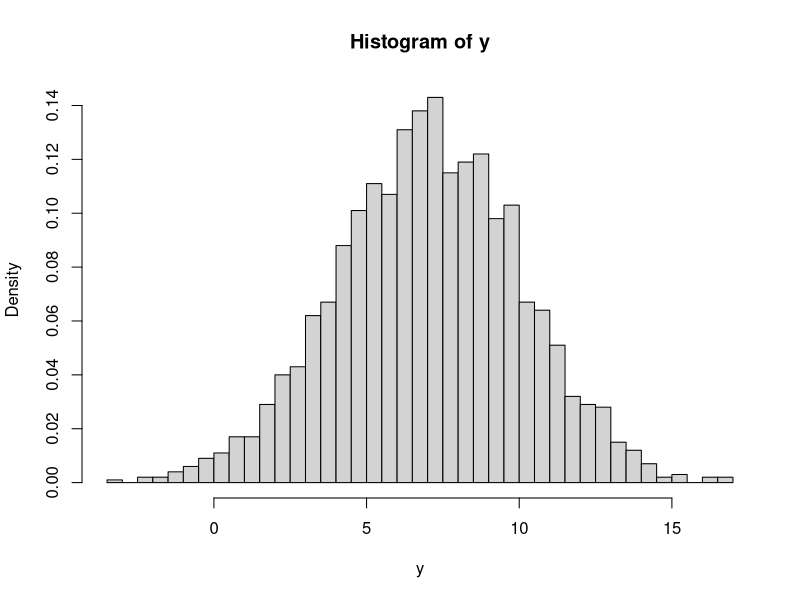
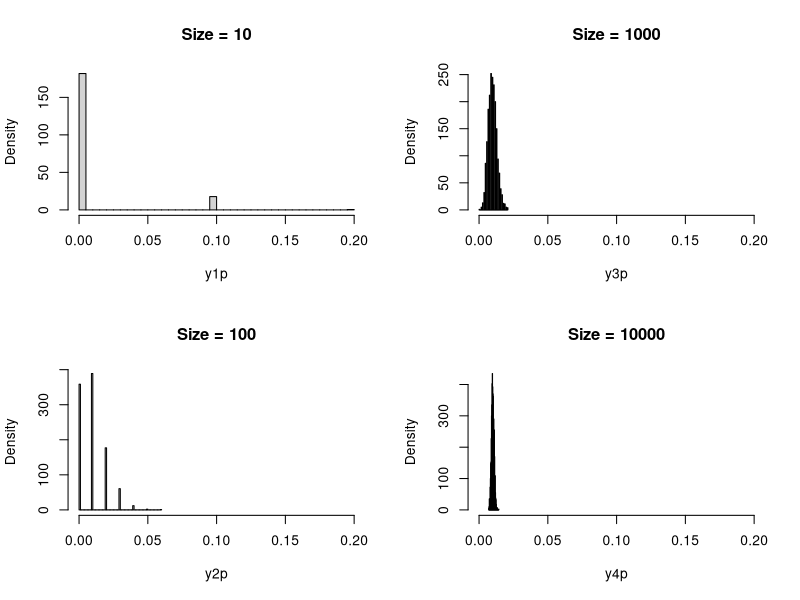
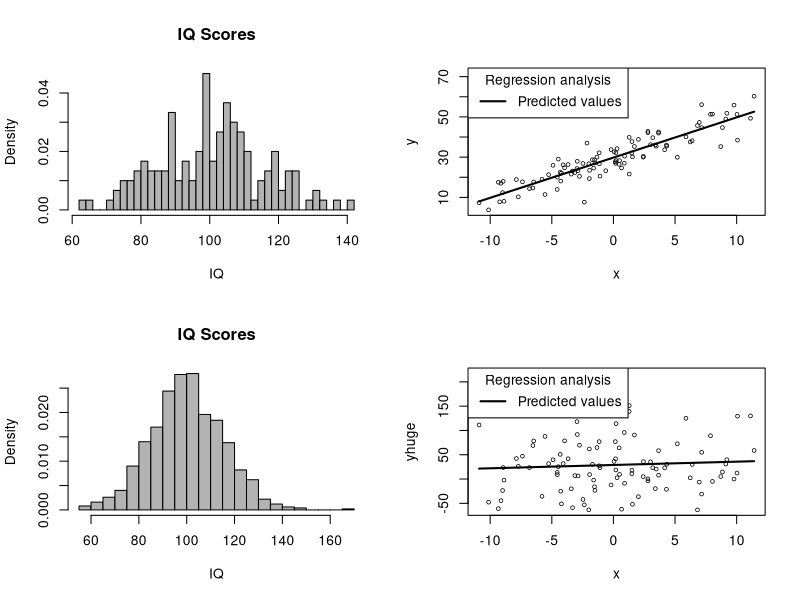
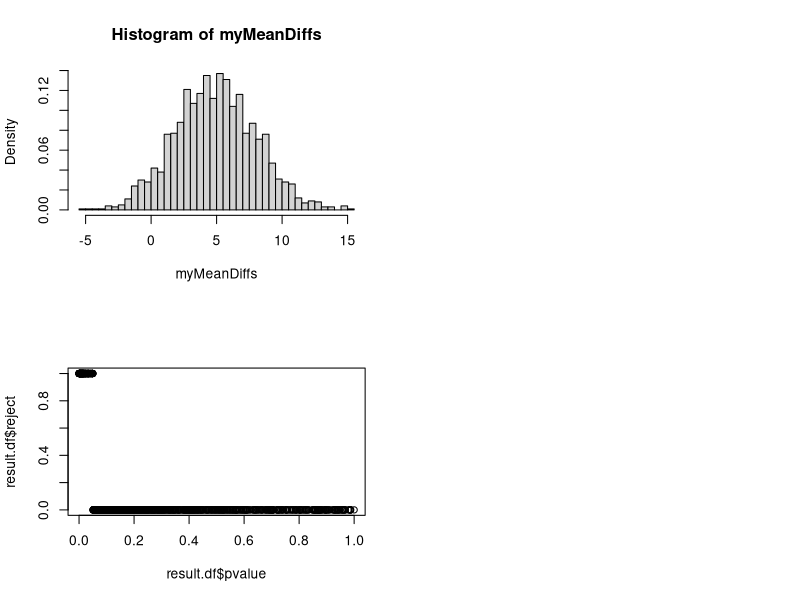

Reproduce these figures in R, in order.
### R code from vignette source 'summeR-5-1-montecarlo-uniquebackupstring.Rnw'
### Encoding: UTF-8

###################################################
### code chunk number 1: tmpout
###################################################
tdir <- "tmpout"
if(!dir.exists(tdir)) dir.create(tdir, showWarnings=FALSE)


###################################################
### code chunk number 2: Roptions
###################################################
opts.orig <- options()
options(width=100, prompt="> ")
options(useFancyQuotes = FALSE)
set.seed(12345)
par.orig <- par(no.readonly = TRUE) 
pjmar <- c(4.1, 4.1, 1.5, 2.1)
options(SweaveHooks=list(fig=function() par(mar=pjmar, ps=12, xpd=F)))
pdf.options(onefile=F,family="Times",pointsize=12)
if(!file.exists("theme")) file.symlink("../../../../template/theme", "theme")


###################################################
### code chunk number 3: summeR-5-1-montecarlo-uniquebackupstring.Rnw:378-379 (eval = FALSE)
###################################################
## ?rnorm


###################################################
### code chunk number 4: eval
###################################################
m <- 7
s <- 3
N <- 2000
y <- rnorm(N, m = m, s = s)
hist(y, breaks = 50, prob = TRUE)
range(y)
str(y)


###################################################
### code chunk number 5: helptrt (eval = FALSE)
###################################################
## ?rt


###################################################
### code chunk number 6: helprchisq (eval = FALSE)
###################################################
## ?rchisq


###################################################
### code chunk number 7: helprpois (eval = FALSE)
###################################################
## ?rpois


###################################################
### code chunk number 8: helprunif (eval = FALSE)
###################################################
## ?runif


###################################################
### code chunk number 9: helprgamma (eval = FALSE)
###################################################
## ?rgamma


###################################################
### code chunk number 10: helprbeta (eval = FALSE)
###################################################
## ?rbeta


###################################################
### code chunk number 11: helprcauchy (eval = FALSE)
###################################################
## ?rcauchy


###################################################
### code chunk number 12: helprlogis (eval = FALSE)
###################################################
## ?rlogis


###################################################
### code chunk number 13: helprweibull (eval = FALSE)
###################################################
## ?rweibull


###################################################
### code chunk number 14: helpbinom (eval = FALSE)
###################################################
## ?rbinom


###################################################
### code chunk number 15: helprnbinom (eval = FALSE)
###################################################
## ?rnbinom


###################################################
### code chunk number 16: rbinom100
###################################################
size <- 10
prob <- 0.5
N <- 100
y <- rbinom(n = 100, size = size, prob = prob)
y


###################################################
### code chunk number 17: rbinom200
###################################################
table(y)


###################################################
### code chunk number 18: rbinom210
###################################################
set.seed(234234)
y1 <- rbinom(n = 100, size = size, prob = prob)
head(y1)


###################################################
### code chunk number 19: rbinom220
###################################################
set.seed(234234)
y2 <- rbinom(n = 100, size = size, prob = prob)
head(y2)


###################################################
### code chunk number 20: rbinom230
###################################################
N <- 1000
size <- 1
prob <- 0.4
y1 <- rbinom(N, size, prob)
head(y1)
## The total number of 1's is
sum(y1)


###################################################
### code chunk number 21: rbinom240
###################################################
N <- 1
size <- 1000
y2 <- rbinom(N, size, prob)
y2


###################################################
### code chunk number 22: rbinom270
###################################################
 rbinom(1, size = 10, prob = .01)


###################################################
### code chunk number 23: rbinom280
###################################################
rbinom(1, size = 100, prob = .01)


###################################################
### code chunk number 24: rbinom290
###################################################
rbinom(1, size = 1000, prob = .01)


###################################################
### code chunk number 25: rbinom300
###################################################
N <- 2000
size1 <- 10
size2 <- 100
size3 <- 1000
size4 <- 10000
ohone <- 0.01 ## a joke!
y1 <- rbinom(N, size1, prob = ohone)
y2 <- rbinom(N, size2, prob = ohone)
y3 <- rbinom(N, size3, prob = ohone)
y4 <- rbinom(N, size4, prob = ohone)


###################################################
### code chunk number 26: rbinom310
###################################################
## Convert to proportions
y1p <- y1/size1
head(y1p)
y2p <- y2/size2
head(y2p)
y3p <- y3/size3
head(y3p)
y4p <- y4/size4
head(y4p)


###################################################
### code chunk number 27: rbinom320
###################################################
y1p.range <- range(y1p)
par(mfcol = c(2,2))
hist(y1p, prob = TRUE, xlim = y1p.range, breaks=50, main = paste("Size =", size1))
hist(y2p, prob = TRUE, xlim = y1p.range, breaks=50, main = paste("Size =", size2))
hist(y3p, prob = TRUE, xlim = y1p.range, breaks=50, main = paste("Size =", size3))
hist(y4p, prob = TRUE, xlim = y1p.range, breaks=50, main = paste("Size =", size4))


###################################################
### code chunk number 28: rbinom340
###################################################
N <- 2000
size <- c(10, 100, 1000, 10000)
ohone <- 0.01 ## a joke!
for(j in seq_along(size)){
	y <- rbinom(N, size[j], prob = ohone)
    yname <- paste0("y", j)
    assign(yname, y)
}


###################################################
### code chunk number 29: norm50
###################################################
sigma <- 3
mu <- 0
error <- rnorm(100, m = mu, s = sigma)


###################################################
### code chunk number 30: norm60
###################################################
head(error)
mean(error)


###################################################
### code chunk number 31: norm80
###################################################
y <- rnorm(10)
head(y)


###################################################
### code chunk number 32: norm90
###################################################
y <- rnorm(10, m = 100, s = 15)
head(y)


###################################################
### code chunk number 33: norm100
###################################################
mu <- 100
sigma <- 15
N <- 150
x <- rnorm(N, mean = mu, sd = sigma)
hist(x, prob = TRUE, main = "IQ Scores", xlab = "IQ", col = "grey70", breaks = 30)


###################################################
### code chunk number 34: norm110
###################################################
## Using x again, sample of N
mu
mean(x)


###################################################
### code chunk number 35: norm120
###################################################
sigma
sd(x)


###################################################
### code chunk number 36: norm105
###################################################
x.1000 <- rnorm(1000, mean = mu, sd = sigma)
hist(x.1000, prob = TRUE, main = "IQ Scores", xlab = "IQ", col = "grey70", breaks = 30)


###################################################
### code chunk number 37: norm130
###################################################
sigma <- 15
N <- 150
stderr.theoretical <- sigma / sqrt(N)
stderr.theoretical


###################################################
### code chunk number 38: norm140
###################################################
getSampleMean <- function(rep, N, M, SD){ 
    ## rep is an unused parameter, a place-holder
    x <- rnorm(N, mean = M, sd = SD)
    mean(x)
}


###################################################
### code chunk number 39: norm150
###################################################
# Recall
N
mu
sigma
getSampleMean(1, N, mu, sigma)


###################################################
### code chunk number 40: summeR-5-1-montecarlo-uniquebackupstring.Rnw:942-944
###################################################
set.seed(123)
muhat <- vapply(1:10000, getSampleMean, N = 150, M = mu, SD = sigma, numeric(1))


###################################################
### code chunk number 41: summeR-5-1-montecarlo-uniquebackupstring.Rnw:949-950
###################################################
head(muhat)


###################################################
### code chunk number 42: summeR-5-1-montecarlo-uniquebackupstring.Rnw:954-958
###################################################
muhatmean <- mean(muhat)
muhatmean
mu
mu - muhatmean


###################################################
### code chunk number 43: summeR-5-1-montecarlo-uniquebackupstring.Rnw:964-967
###################################################
muhatsd <- sd(muhat)
stderr.theoretical
muhatsd - stderr.theoretical


###################################################
### code chunk number 44: summeR-5-1-montecarlo-uniquebackupstring.Rnw:988-994
###################################################
getEstimates <- function(rep, N, M, SD) {
    x <- rnorm(N, mean = M, sd = SD)
    x <- ifelse(x > 100, 100, x)
    c(rep = rep, mean = mean(x), sd = sd(x), sterr = sd(x)/sqrt(N))
}
set.seed(123)


###################################################
### code chunk number 45: summeR-5-1-montecarlo-uniquebackupstring.Rnw:1000-1005
###################################################
## Recall
mu
sigma
trunc.hat <- vapply(1L:10000L, getEstimates, N = 150, M = mu, SD = sigma, numeric(4))
trunc.hat[ , 1:3]


###################################################
### code chunk number 46: summeR-5-1-montecarlo-uniquebackupstring.Rnw:1011-1019
###################################################
(trunc.mean <- mean(trunc.hat[2, ]))
## Empirical standard error of the mean is:
(trunc.mean.sd <- sd(trunc.hat[2, ]))
## Mean of within sample estimates of stardard error:
(trunc.se.mean <- mean(trunc.hat[4, ]))
## Theory-based std.err based using parameters (ignoring trunctation)
stderr.theory <- sigma/sqrt(N)
stderr.theory


###################################################
### code chunk number 47: reg100
###################################################
## Generate 100 cases
N <- 100
## X is normally distributed with a mean of 0 and a sd of 10
## Y = b0 + b1*X + e
b0 <- 30
b1 <- 2
e.sigma <- 5
x.mu <- 0
x.sigma <- 5
## e = N(0, e.sigma^2)
error <- rnorm(N, 0, e.sigma)
x <- rnorm(N, x.mu, x.sigma)
dtest <- data.frame(x = x,
                    y = b0 + b1 * x + error,
                    ynoe = b0 + b1 * x)
head(dtest)


###################################################
### code chunk number 48: reg110
###################################################
m1 <- lm(y ~ x, data = dtest)
m1.summary <- summary(m1) ## Save summary in object for later
m1.summary


###################################################
### code chunk number 49: reg120
###################################################
rockchalk::plotSlopes(m1, plotx = "x")


###################################################
### code chunk number 50: reg130
###################################################
names(m1)
coef(m1) ## just the betas
names(m1.summary)
coef(m1.summary) ## Parameter table


###################################################
### code chunk number 51: reg300
###################################################
ehuge <- rnorm(NROW(dtest), 0, 50)
dtest$yhuge <- b0 + b1 * dtest$x + ehuge
m3 <- lm(yhuge ~ x, dtest)
summary(m3)


###################################################
### code chunk number 52: reg310
###################################################
rockchalk::plotSlopes(m3, plotx = "x")


###################################################
### code chunk number 53: reg200
###################################################
m2 <- lm(ynoe ~ x, data = dtest)
summary(m2)
## Generates a warning
## Warning message: In summary.lm(m2) : essentially perfect fit: summary may be ## unreliable


###################################################
### code chunk number 54: first100
###################################################
## Two groups, first = 0 or 1
set.seed(123)
firstprop <- 0.4
dat <- data.frame(first = rbinom(n = 100, size = 1, prob = firstprop))
## We have just assigned rows of data into groups labeled 1 and 0
head(dat)
## Now we sample IQ scores, taking group membership into account.
## Here we use vectorized inputs to the data generator
dat$IQ <- rnorm(NROW(dat), m = 98 + 5 * dat$first, sd = 15)

## round to nearest whole number, since that is how IQ scores are
## reported
dat$IQ <- round(dat$IQ)
head(dat, 10)


###################################################
### code chunk number 55: first110
###################################################
## Do the sample statistics match the data generator (population) parameters?
## Several convenient ways to retrieve the answers
m1 <- lm(IQ ~ first, data = dat)
summary(m1)

## Or

t.test(IQ ~ first, data = dat)

## Or
aggregate(IQ ~ first, data = dat,
          FUN = function(x) c(M = mean(x), SD = sd(x)))
## I'm sure we could find a more tedious way to get group differences, but this is near the maximum
diff(aggregate(IQ ~ first, data = dat, mean)$IQ)


###################################################
### code chunk number 56: first120
###################################################
##' Create one data set for the first born question
##'
##' This uses a vectorized call to rnorm
##' @param rep Integer to name repetition
##' @param N Sample Size
##' @param M1 Mean of first born group
##' @param M0 Mean of non-first born group
##' @param SD1 Standard Deviation of first born
##' @param SD0 Standard Deviation of non-first born
##' @return A data frame
##' @author Paul Johnson
## define a data-generator function for one replication
getData <- function(rep, N, M1, M0, SD1, SD0) {
    dat <- data.frame(first = rbinom(n = N, size = 1, prob = .4))
    dat$rep <- rep
    dat$IQ <- rnorm(N, m = M0 + dat$first * (M1 - M0), 
                       s = SD0 + dat$first * (SD1 - SD0))
    dat$IQ <- round(dat$IQ)
    dat
}


###################################################
### code chunk number 57: first130
###################################################
##' Calculate difference between groups
##'
##' This setup is lazy because it assumes the names
##' of the variables are simply "first" and "IQ". 
##' I'd never do this in a real project.
##' @param dframe a data frame with input data
##' @return A floating point number for the difference
getDiff <- function(dframe){
    diff(aggregate(IQ ~ first, data = dframe, mean)$IQ)
}


###################################################
### code chunk number 58: first140
###################################################
## try it on one replication first
dat1 <- getData(1, N = 100, M1 = 103, M0 = 98, SD1 = 15, SD0 = 15)
getDiff(dat1)
##
## Combine into 1 step if we don't want to save the data
getDiff(getData(1, N = 100, M1 = 103, M0 = 98, SD1 = 15, SD0 = 15))



###################################################
### code chunk number 59: first150
###################################################

## Make a wrapper function
oneSim <- function(rep, N = 100, M1 = 103, M0 = 98, SD1 = 15, SD0 = 15){
   getDiff(getData(1, N = N, M1 = M1, M0 = M0, SD1 = SD1, SD0 = SD0))
}

## now do it 2000 times
## vapply here not different from R's replicate, but we have
## more control
set.seed(123)
myMeanDiffs <- vapply(1:2000, oneSim, N = 100,
                      M1 = 103, M0 = 98, SD1 = 15, SD0 = 15,
                      numeric(1))
## check results
mean(myMeanDiffs)
sd(myMeanDiffs)


###################################################
### code chunk number 60: first200
###################################################
hist(myMeanDiffs, prob = TRUE, breaks = 30)


###################################################
### code chunk number 61: t100
###################################################
x <- "40:20"
strsplit(x, ":")
## It is wrapped in an R list
unlist(strsplit(x, ":"))
## It is still characters, need numbers
as.numeric(unlist(strsplit(x, ":")))


###################################################
### code chunk number 62: t110
###################################################
## Define a function for one replication
getTdata <- function(rep, N, M, SD) {
    ## tease apart two sample sizes
    Nvec <- as.numeric(unlist(strsplit(N, ":")))
    ## tease apart two means
    Mvec <- as.numeric(unlist(strsplit(M, ":")))
    ## tease apart two SDs
    SDvec <- as.numeric(unlist(strsplit(SD, ":")))

    ## assign dummy variables to each group's data set
    dat <- data.frame(first = c(rep(0, times = Nvec[1]),
                            rep(1, times = Nvec[2])))
    ## generate random IQ scores
    dat$IQ <- rnorm(sum(Nvec), m = Mvec[(dat$first + 1)], 
                     sd = SDvec[(dat$first + 1)])
    dat$IQ <- round(dat$IQ)
    attr(dat, "rep") <- rep
    attr(dat, "parms") <- c(N = N, M = M, SD = SD)
    dat
}


###################################################
### code chunk number 63: t120
###################################################
## Test
dframe1 <- getTdata(1, N = "30:30", M = "98:102", SD = "15:15")


###################################################
### code chunk number 64: t130
###################################################
## Note the attributes stored with the data frame:
attributes(dframe1)

## Individual attributes can be retrieved
attr(dframe1, "rep")
attr(dframe1, "parms")


###################################################
### code chunk number 65: t140
###################################################
##' A small wrapper to calculate a t-test
##' @param dframe A data frame
##' @param y character string for name of dependent variable. Default is "IQ"
##' @param x character string for name of independent variable. Default is "first"
##' @return We return only the p-value. 
conductTtest <- function (dframe, y = "IQ", x = "first"){
 	t.test(formula(paste(y, "~", x)), data = dframe, var.equal = TRUE)$p.value
}

## Test it once, wrapping 2 function calls together
conductTtest(getTdata(1, N = "30:30", M = "98:103", SD = "15:15"))

## Create a one-step wrapper to put those together
runOneSim <- function(nreps, N, M, SD){
    df <- getTdata(1, N = "30:30", M = "98:103", SD = "15:15")
    reslt <- conductTtest(df)
    reslt
}


###################################################
### code chunk number 66: t160
###################################################
## Now apply it 10 times to see the format of the output
sim10 <- sapply(1:10, runOneSim, N = "30:30", M = "98:103", SD = "15:15")
sim10

## Oops, I did not snatch the attributes for records. 
## Oops, I also forgot to store the rejection decision, so insert it

runOneSim <- function(rep, N, M, SD){
    dframe <- getTdata(rep, N = N, M = M, SD = SD)
    reslt <- conductTtest(dframe)
    parms <- attr(dframe, "parms")
    dframe2 <- data.frame(rep = attr(dframe, "rep"), 
               pvalue = reslt, reject = if (reslt <= 0.05) 1 else 0,
               N = parms["N"], M = parms["M"], SD = parms["SD"])
	dframe2
}

## test that
runOneSim(1, N = "30:30", M = "98:103", SD = "15:15")


###################################################
### code chunk number 67: t180
###################################################
## Returns a list of one row data frames
set.seed(123)
nReps <- 1000
result.list <- lapply(1:nReps, runOneSim, N = "30:30", M = "98:103", SD = "15:15")

## Smash those down into one data frame with 1 row
## per replication
result.df <- do.call("rbind", result.list)

mean(result.df$reject)


###################################################
### code chunk number 68: t190
###################################################
plot(result.df$pvalue, result.df$reject)


###################################################
### code chunk number 69: t200
###################################################
expand.grid(x = c("a", "b", "c"), y = c("j", "k"), z = c(1, 2, 3))


###################################################
### code chunk number 70: t220
###################################################
eg <- expand.grid(x = c("a", "b", "c"), y = c("j", "k"), z = c(1, 2, 3))
## In document production, this causes an error. Should be OK interactively
## str(eg)
lapply(eg, class)


###################################################
### code chunk number 71: t240
###################################################
eg <- expand.grid(x = c("a", "b", "c"), 
                  y = c("j", "k"), 
                  z = c(1, 2, 3),
                  stringsAsFactors = FALSE)
## str(eg)
lapply(eg, class)


###################################################
### code chunk number 72: t260
###################################################
## Set a variety of factors and compare p-values

## We need to choose levels of our predictors (sample size and SD)
## - equal v. unequal group sample sizes
## - equal v. unequal group variances
## - mean-difference: 0, 5, or 10
cond.N <- c("30:30", "40:20")
cond.SD <- c("10:20", "15:15", "20:10")
cond.M <- c("100:100") # for now, mean-difference = 0

## A fully crossed design runs all combinations of these levels.  This
## is a 2 (N) by 3 (SD) factorial design, so it has 2 * 3 = 6
## conditions
conds <- expand.grid(maxReps = 3, SD = cond.SD, N = cond.N, M = cond.M,
                     stringsAsFactors = FALSE)
head(conds)


###################################################
### code chunk number 73: t280
###################################################
##' Tell this function the condition row to use,
##' and it creates a batch of simulations
runOneCondition <- function(i, conds){
   x <- conds[i, ]
   result.list <- lapply(1:x$maxReps, runOneSim, 
                 N = x$N, M = x$M, SD = x$SD)
   do.call("rbind", result.list)
}

allResults <- lapply(1:NROW(conds), runOneCondition, conds)

## Each sample drawn from a particular population is a "case" (like
## subjects).  We can easily combine our list of results as a single
## data set for analysis
output <- do.call(rbind, allResults)
head(output, 30)

## Finally, we are ready to run several replications in each condition.
conds$maxReps <- 1000
conds
## Our Monte Carlo study will take a few moments to run
set.seed(123)
bigResults <- lapply(1:NROW(conds), runOneCondition, conds)

stackedResults <- do.call(rbind, bigResults)

## Now summarize the rejection rate for each condition
output <- aggregate(reject ~ N + SD, data = stackedResults, FUN = mean)
names(output) <- c("N", "SD", "Type.I.Rate")
output


###################################################
### code chunk number 74: t300
###################################################
## How does it perform when sample sizes are equal?
output[output$N == "30:30",]

## Unequal?
output[output$N != "30:30",]


###################################################
### code chunk number 75: t320
###################################################
## Since 15 years ago, R's default t-test uses Welch's
## correction for difference in variance.

## A replacement for the t-test function
conductTtest <- function (dframe, y = "IQ", x = "first"){
 	t.test(formula(paste(y, "~", x)), data = dframe)$p.value
}
set.seed(123)
bigResults <- lapply(1:NROW(conds), runOneCondition, conds)

stackedResults <- do.call(rbind, bigResults)

## Now summarize the rejection rate for each condition
output <- aggregate(reject ~ N + SD, data = stackedResults, FUN = mean)
names(output) <- c("N", "SD", "Type.I.Rate")
output


###################################################
### code chunk number 76: summeR-5-1-montecarlo-uniquebackupstring.Rnw:1877-1881 (eval = FALSE)
###################################################
## CRAN <- "http://rweb.crmda.ku.edu/cran" 
## KRAN <- "http://rweb.crmda.ku.edu/kran"
## options(repos = c(KRAN, CRAN))
## install.packages("portableParallelSeeds", type = "source")


###################################################
### code chunk number 77: sess10
###################################################
sessionInfo()


###################################################
### code chunk number 78: opts20
###################################################
## Don't delete this. It puts the interactive session options
## back the way they were. If this is compiled within a session
## it is vital to do this.
options(opts.orig)
options(par.orig)
